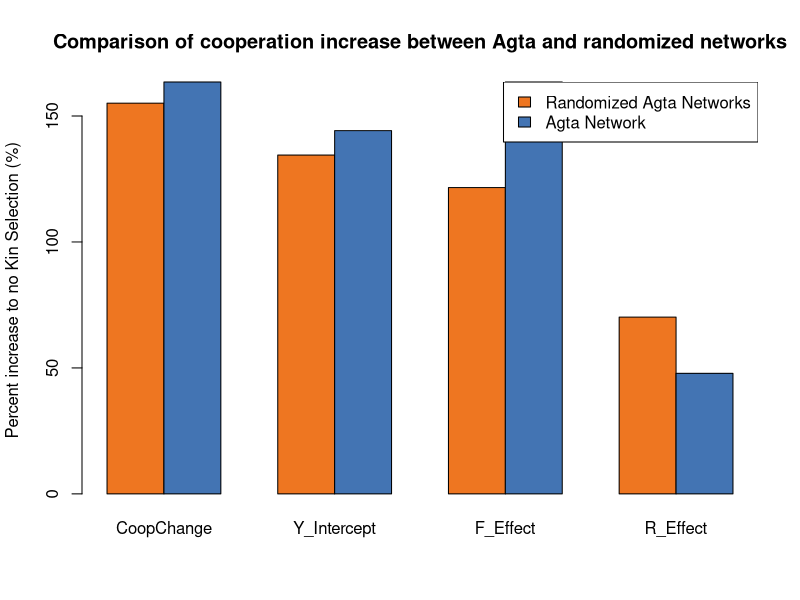

The R script that drew this image:

coopchangeAgta <- c(0.2575369124358914,0.42113612195925276)
YIntAgta <- c(0.2403,0.3467)
FEffAgta <- c(0.0001645,0.000269)
REffAgta <- c(0,0.4785)

coopchangeRan <- c(0.16350062522367603,0.25363169168749555)
YIntRan <- c(0.1606,0.216)
FEffRan <- c(0.0002522,0.0003068)
REffAgta <- c(0,0.7018)

AgtaChange <- c(163.5, 144.2, 163.5,0.4785)
RanChange <- c(155.1, 134.5, 121.6, 0.7018)

bardata <- as.matrix(data.frame(CoopChange = c(155.1, 163.5),
                                Y_Intercept=c(134.5,144.2),
                                F_Effect=c(121.6,163.5),
                                R_Effect=c(70.18,47.85)))
rownames(bardata) <- c("Randomized Agta Networks", "Agta Network")

barplot(bardata, col = c("chocolate2", "#4374B3"),
        beside = TRUE, ylab = "Percent increase to no Kin Selection (%)",
        main="Comparison of cooperation increase between Agta and randomized networks")
legend("topright",
       legend=c("Randomized Agta Networks", "Agta Network"),
       fill = c("chocolate2", "#4374B3"))
